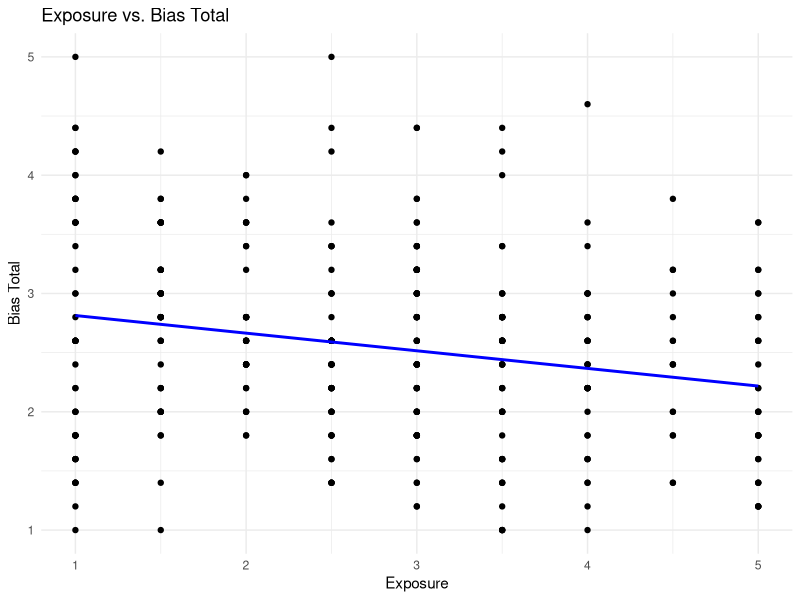
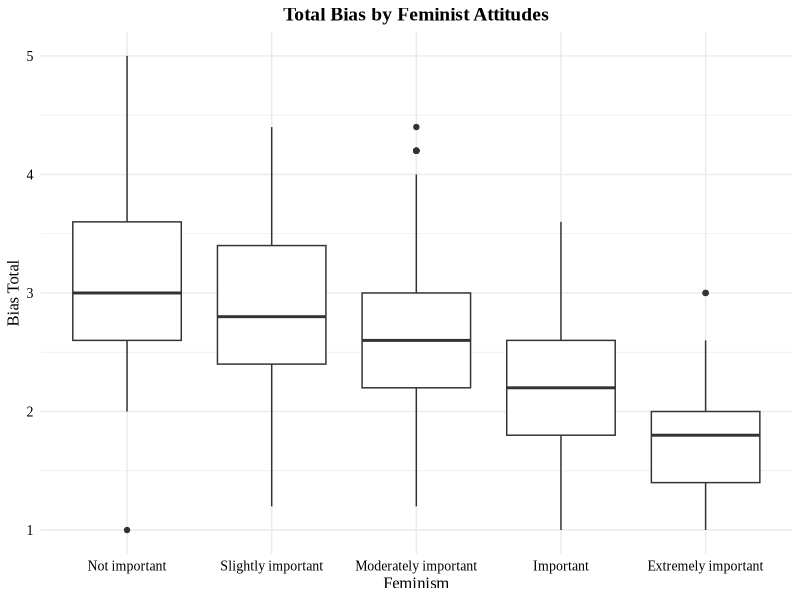
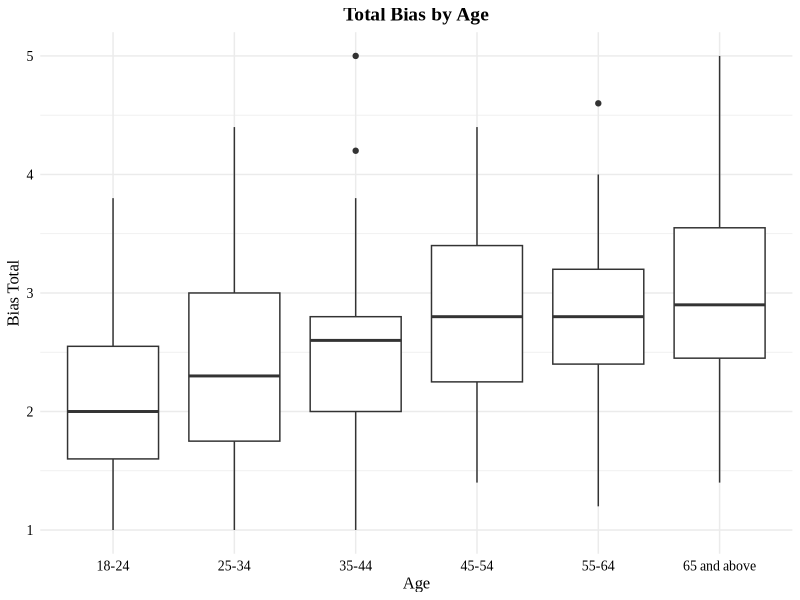

Source code (R) for these figures, in order:
# Load necessary libraries
# install.packages("psych") # Uncomment this line if 'psych' package is not installed
library(psych)
library(ggplot2)

# setwd("/home/anna/Documents/bak-makro/stat")
setwd("/Users/kapsitis/workspace-public/bak-makro/stat")
# Read the CSV file into a data frame
df <- read.csv("Survey-Clean.08.csv")  # Replace with your actual file path

#df$Bias_Total <- mean(df$Bias_Perception, df$Bias_Family, df$Bias_Traits, df$Bias_Interventions, df$Bias_Competence)
df$Bias_Total <- rowMeans(
  data.frame(
    replace(df$Bias_Perception, is.na(df$Bias_Perception), 3),
    replace(df$Bias_Family, is.na(df$Bias_Family), 3),
    replace(df$Bias_Traits, is.na(df$Bias_Traits), 3),
    replace(df$Bias_Interventions, is.na(df$Bias_Interventions), 3),
    replace(df$Bias_Competence, is.na(df$Bias_Competence), 3)
  ), 
  na.rm = TRUE
)

df$Exposure <- rowMeans(
  data.frame(
    replace(df$Communication, is.na(df$Communication), 3),
    replace(df$International, is.na(df$International), 3)), 
  na.rm = TRUE
)
  
  
  
# mean(df$Communication, df$International)

# Select the relevant columns for Cronbach's Alpha calculation
selected_columns <- df[, c("Bias_Perception", "Bias_Family", "Bias_Traits", "Bias_Interventions", "Bias_Competence")]

# Compute Cronbach's Alpha
cronbach_alpha <- psych::alpha(selected_columns)


# Print the result
print(cronbach_alpha)

bias_by_exposure <- ggplot(df, aes(x = Exposure, y = Bias_Total)) +
  geom_point() +  # Add scatter plot points
  geom_smooth(method = "lm", se = FALSE, color = "blue") +  # Add regression line (lm = linear model)
  labs(title = "Exposure vs. Bias Total",
       x = "Exposure",
       y = "Bias Total") +
  theme_minimal()

ggsave(filename="bias_by_exposure.png", plot=bias_by_exposure, width=8, height=6, dpi=300)



# columns_to_plot <- c("Gender", "Age", "Residence", "Education", "Income", "Religion", 
#                     "Ideology", "Election", "Party", "Candidate_Pluses", "Candidate_Minuses", 
#                     "Routine", "Feminism", "Sector", "NACE", "Communication", "International", "Female_Bosses")

columns_to_plot <- c("Feminism", "Age")

df[columns_to_plot] <- lapply(df[columns_to_plot], as.factor)

output_dir = "boxplots"

if (!dir.exists(output_dir)) {
  dir.create(output_dir)
}

for (colname in columns_to_plot) {
    # plot_formula <- as.formula(paste(colname, "~ Bias_Total"))
  
    # if (colname == "Gender") {
    #  df[[colname]] <- factor(df[[colname]], levels = c(1, 2), labels = c("Female", "Male"))
    #}
    thetitle <- "Boxplot"
    if (colname == "Age") {
        df[[colname]] <- factor(df[[colname]], levels = c(1, 2, 3, 4, 5, 6), 
                                labels = c("18-24", "25-34", "35-44", "45-54", "55-64", "65 and above"))
        thetitle <- "Total Bias by Age"
        
    }
    if (colname == "Feminism") {
      df[[colname]] <- factor(df[[colname]], levels = c(1, 2, 3, 4, 5), 
                              labels = c("Not important", "Slightly important", "Moderately important", "Important", "Extremely important"))
      thetitle <- "Total Bias by Feminist Attitudes"
    }
  

    boxplot <- ggplot(df, aes_string(x = colname, y = "Bias_Total")) +
      geom_boxplot() +
      labs(title = thetitle,
           x = colname,
           y = "Bias Total") +
      theme_minimal(base_family = "Times New Roman") +
      theme(
        plot.title = element_text(size = 14, face = "bold", hjust = 0.5),
        axis.title = element_text(size = 12, color = "#000000FF"),
        axis.text = element_text(size = 10, color = "#000000FF"),
        text = element_text(family = "Times New Roman"), 
        panel.background = element_rect(fill = "#FFFFFFFF", color = NA), # Set panel background to white
        plot.background = element_rect(fill = "#FFFFFFFF", color = NA) # Set plot background to white
      )
    
    ggsave(filename=paste0(colname, "_boxplot.png"), 
           plot=boxplot, width=8, height=6, dpi=300)
}    
